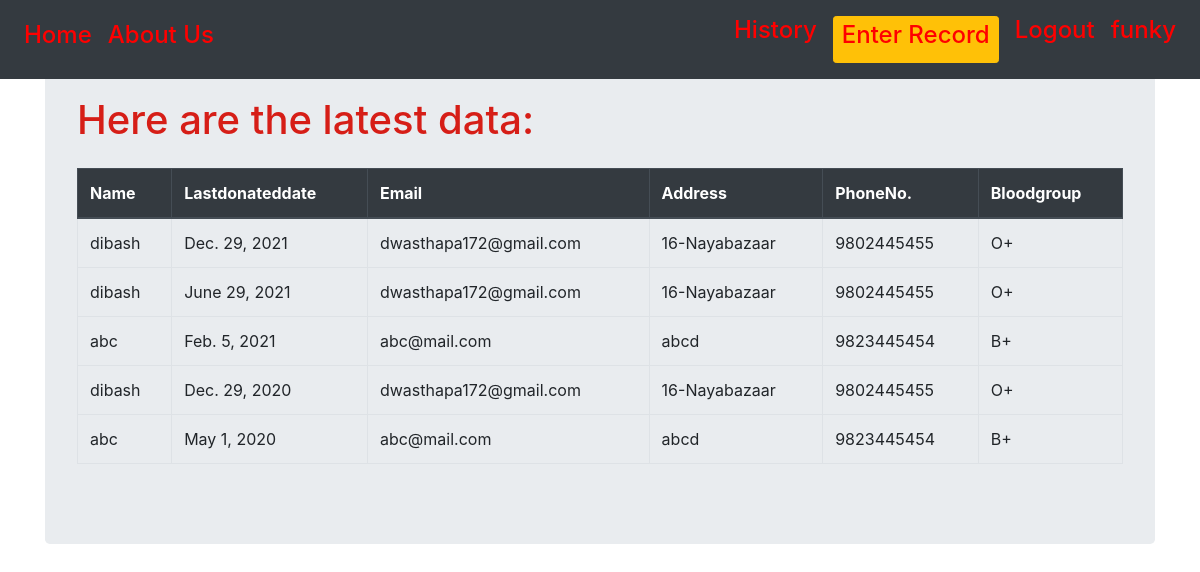
Page /historylist/ (signed in) on the committed database.
### record/models.py (models this page shows, shortened)
class History(models.Model):
    user=models.ForeignKey('auth.User', on_delete=models.CASCADE)
    lastdonateddate = models.DateField(default=timezone.now())

### accounts/models.py (models this page shows, shortened)
class Donor(models.Model):
    user=models.OneToOneField('auth.User',on_delete=models.CASCADE)
    email=models.EmailField(unique=True)
    bloodgroup=models.CharField(choices=Blood_Group,max_length=3)
    phonenumber=models.CharField(max_length=10,unique=True)
    address = models.CharField(max_length=264)

### record/views.py (the view)
# urls.py: path('historylist/',views.HistoryView.as_view(),name='historylist'),
class HistoryView(LoginRequiredMixin, ListView):
    model = History
    template_name='record/historylist.html'
    def get_queryset(self):
        return History.objects.order_by('-lastdonateddate')

### record/templates/record/historylist.html
{% extends "record/base.html" %}
{% block content %}
<div class="container mt-3 pt-3">
  <div class="jumbotron">
<h1>Here are the latest data:</h1>
<div class="table-responsive-lg mt-3 pt-2">
  <table class="table table-hover table-bordered">
    <thead class="thead-dark">
      <th scope="col">Name</th>
      <th scope="col">Lastdonateddate</th>
      <th scope="col">Email</th>
      <th scope="col">Address</th>
      <th scope="col">PhoneNo.</th>
      <th scope="col">Bloodgroup</th>
    </thead>
    {% for i in history_list %}
    <tr>
        {% if i.user == request.user %}
          <td>
            <div class="col">
              <a href="{% url 'record:historydetail' username=i.user.username pk=i.pk %}">{{i.user}}</a>
            </div>
            <div class="col text-left">
              <a href="{%url 'record:profileupdate' username=i.user pk=i.pk%}">
                <button type="button" class="btn-warning" name="Update">Update</button>
              </a>
            </div>
            <div class="col">
            <a href="{%url 'record:deletehistory' username=i.user pk=i.pk%}">
              <button type="button" class="btn-danger">Delete</button>
            </a>
            </div>
          </td>
        {% else %}
          <td>{{i.user}}</td>
        {% endif %}
      <td>{{ i.lastdonateddate}}</td>
      <td>{{i.user.donor.email}}</td>
      <td>{{i.user.donor.address}}</td>
      <td>{{i.user.donor.phonenumber}}</td>
      <td>{{i.user.donor.bloodgroup}}</td>
    </tr>
    {% endfor %}
</div>
</div>
{% endblock %}

### record/templates/record/base.html (shortened to what this page needs)
<!DOCTYPE html>
  {% load static %}
  {% load bootstrap5 %}
<html lang="en" dir="ltr">
<head>
    <link rel="stylesheet" href="https://stackpath.bootstrapcdn.com/bootstrap/4.4.1/css/bootstrap.min.css">
    <link rel="stylesheet" href="{% static "record/style1.css" %}"/>
</head>
  <body>
    <nav class="navbar fixed-top navbar-expand bg-dark">
        <div class="nav navbar-nav ">
          <a class="nav-link" href="{% url "record:Home" %}"><h4>Home </h4></a>
          <a class="nav-link" href="#"> <h4>About Us </h4></a>
        </div>
        {% if user.is_authenticated %}
          <div class="nav navbar-nav ml-auto">
            <a class="nav-link" href="{% url 'record:historylist' %}" target="_blank"> <h4>History </h4></a>
            <a class ="nav-link" href="{% url 'record:createhistory' %}" target="_blank"> <button type="button" class='btn btn-sm btn-warning'> <h4>Enter Record</h4></button> </a>
            <a class="nav-link" href="{% url 'accounts:logout' %}"> <h4>Logout </h4></a>
            <a class="nav-link"><h4 > {{request.user}} </h4></a>
          </div>
        {% else %}
          <div class="nav navbar-nav ml-auto">
            <a class="nav-link " href="{% url 'accounts:signup' %}"> <button type="button" class='btn btn-sm btn-warning '><h4 >SignUp</h4></button></a>
            <a class="nav-link me-3" href="{% url 'accounts:login' %}"><h4>Login </h4> </a>
          </div>
        {% endif %}
    </nav>
      {% block content %}
      {% endblock %}
  </body>
</html>

### static/record/style1.css (style rules this page uses)
h1 { color: rgb(214, 30, 23); margin: auto; }
h4 { color: red; }

### rows in the picture
History: user "dibash", lastdonateddate "Dec. 29, 2021", user.donor.email "dwasthapa172@gmail.com", user.donor.address "16-Nayabazaar", user.donor.phonenumber "9802445455", user.donor.bloodgroup "O+"
History: user "dibash", lastdonateddate "June 29, 2021", user.donor.email "dwasthapa172@gmail.com", user.donor.address "16-Nayabazaar", user.donor.phonenumber "9802445455", user.donor.bloodgroup "O+"
History: user "abc", lastdonateddate "Feb. 5, 2021", user.donor.email "abc@mail.com", user.donor.address "abcd", user.donor.phonenumber "9823445454", user.donor.bloodgroup "B+"
History: user "dibash", lastdonateddate "Dec. 29, 2020", user.donor.email "dwasthapa172@gmail.com", user.donor.address "16-Nayabazaar", user.donor.phonenumber "9802445455", user.donor.bloodgroup "O+"
History: user "abc", lastdonateddate "May 1, 2020", user.donor.email "abc@mail.com", user.donor.address "abcd", user.donor.phonenumber "9823445454", user.donor.bloodgroup "B+"

### other values in the picture
{{ request.user }} "funky"
